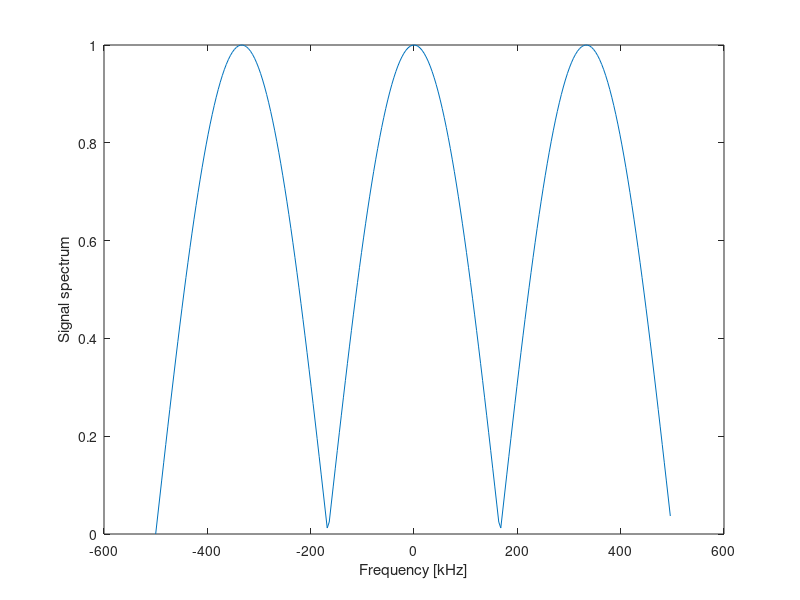

MATLAB code for this plot:
% this is a script to generate the input files
% Do not give to the Students

clear all


% OFDM  parameters
Nfft = 256;
cp_size = 20;
delay = 4;
pilot_spacing = 16;


n_pilot=Nfft/pilot_spacing;

% psuedo random BPSK
tx_bit = rand(Nfft,1)>0.5;
tx_symb = 1-2*tx_bit;

% save the pilots
reference_symbols = tx_symb(1:pilot_spacing:end);
%save('ofdm_exam_pilot','reference_symbols');

tx_time = ifft(tx_symb);
tx_time = [tx_time(Nfft-cp_size+1:end); tx_time];

% multipath channel (2 taps)

% delayed path
delayed=zeros(size(tx_time));
delayed(delay:end)=tx_time(1:end-delay+1);

rx_time = (tx_time + delayed)/2;

% save the rx signal
received_OFDM = rx_time;
save('ofdm_exam','received_OFDM', 'reference_symbols');







% (a) Remove the cyclic prefix 
received_OFDM = received_OFDM(cp_size+1:end);
% perform fft
rx_symb =  fft(received_OFDM);

% (b)
Fs=1e3;
Sr=fftshift(abs(fft(received_OFDM,Nfft)));
fplot=-Fs/2:Fs/Nfft:Fs/2-Fs/Nfft;
figure, plot(fplot,Sr), xlabel('Frequency [kHz]'), ylabel('Signal spectrum')



% (c) select the pilot subcarriers
rx_pilot = rx_symb(1:pilot_spacing:end);

% (d) estimate the channel coeficients
least_sqaure_estimate = rx_pilot./reference_symbols;



